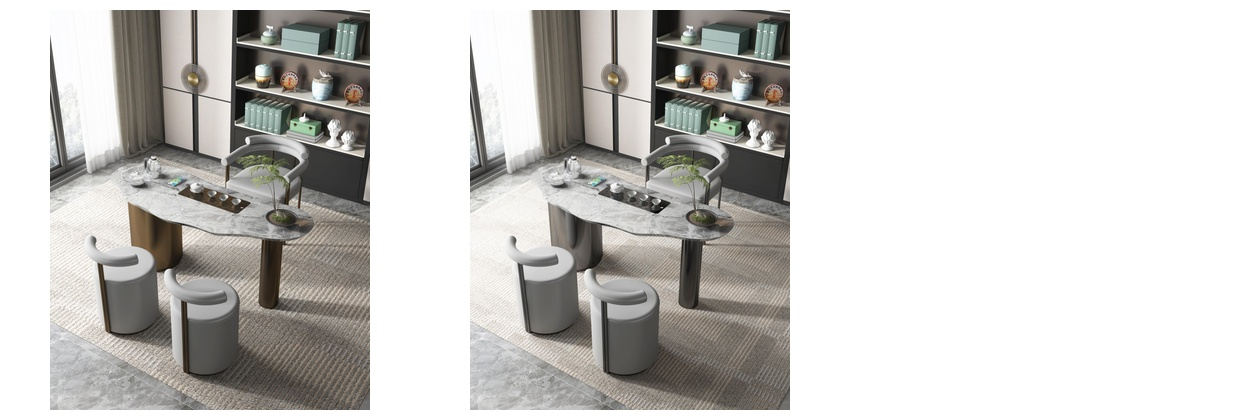
#> input picture backend/data/collages/20251223_113319_102525d2/CZ-028B_41_collage.jpg, 1260 x 420 px
$ python -i simple_view_generator_20260106150613.py   (imports and definitions only)
#> lines starting #> are read from the running program, lines starting #| are printed output that depends on the picture; after the words box and inside, x2 and y2 are one past the last pixel; in counts of white or black regions, pixels touching at a corner belong together
#> further down, picture is the input picture: PIL image 1260x420 RGB; mean R, G, B 203.8, 202.3, 199.7
"""
Simple View Generator - No AI Models Required
Uses basic image transformations to create approximate side views
Zero downloads, fast processing, minimal memory
"""
import numpy as np
import cv2
from PIL import Image, ImageFilter, ImageEnhance
from typing import Optional, Dict, Tuple
from io import BytesIO


def remove_background_simple(image: Image.Image) -> Image.Image:
    """Simple background removal using color thresholding"""
    try:
        # Convert to numpy array
        img_array = np.array(image.convert('RGBA'))

        # Create mask for white/light backgrounds
        gray = cv2.cvtColor(img_array[:,:,:3], cv2.COLOR_RGB2GRAY)
        _, mask = cv2.threshold(gray, 240, 255, cv2.THRESH_BINARY_INV)
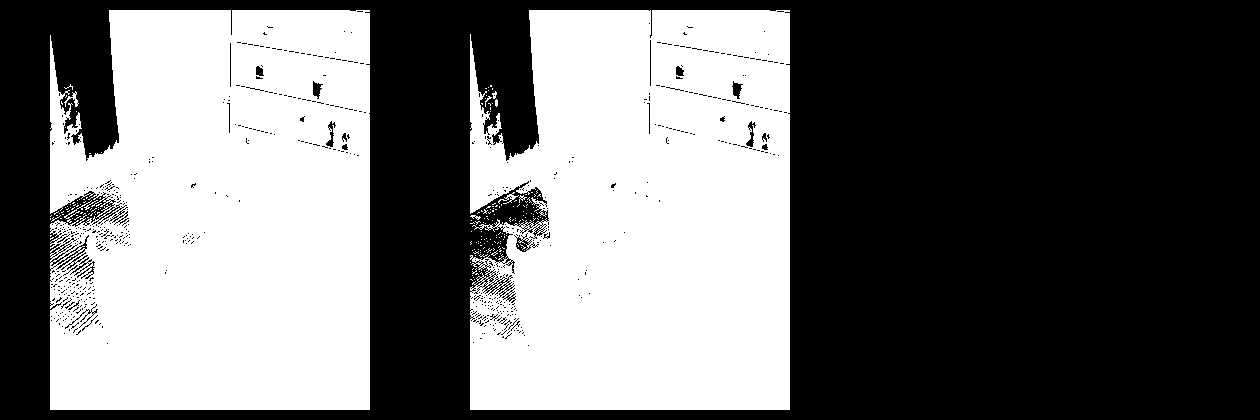
#> mask: shape (420, 1260); 44% white; 202 white regions (191 under 20 px), largest, box (x1, y1, x2, y2) and area: (50, 10, 370, 410) 116920, (470, 10, 790, 410) 115046, (64, 91, 79, 107) 73

        # Apply morphological operations to clean up
        kernel = np.ones((3, 3), np.uint8)
        mask = cv2.morphologyEx(mask, cv2.MORPH_CLOSE, kernel)
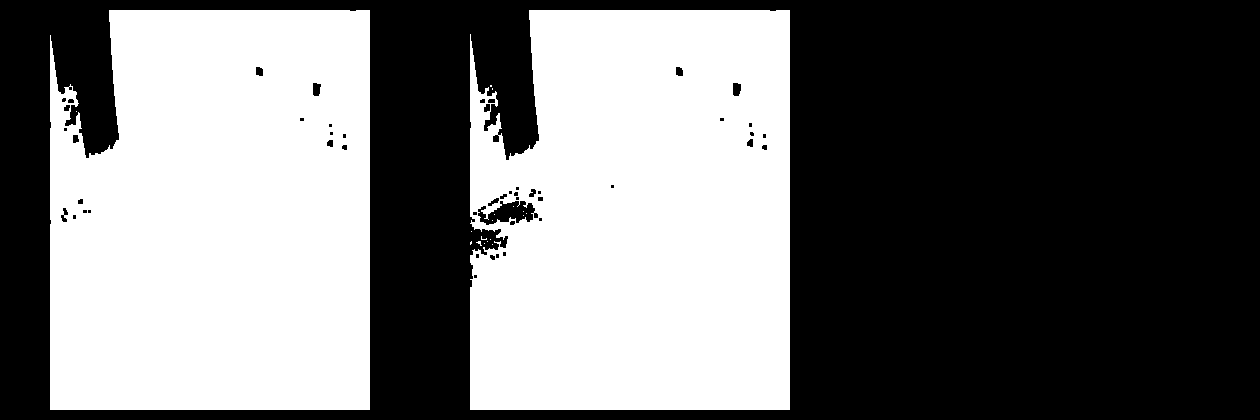
#> mask: shape (420, 1260); 45.2% white; 19 white regions (17 under 20 px), largest, box (x1, y1, x2, y2) and area: (50, 10, 370, 410) 120477, (470, 10, 790, 410) 118567
        mask = cv2.morphologyEx(mask, cv2.MORPH_OPEN, kernel)
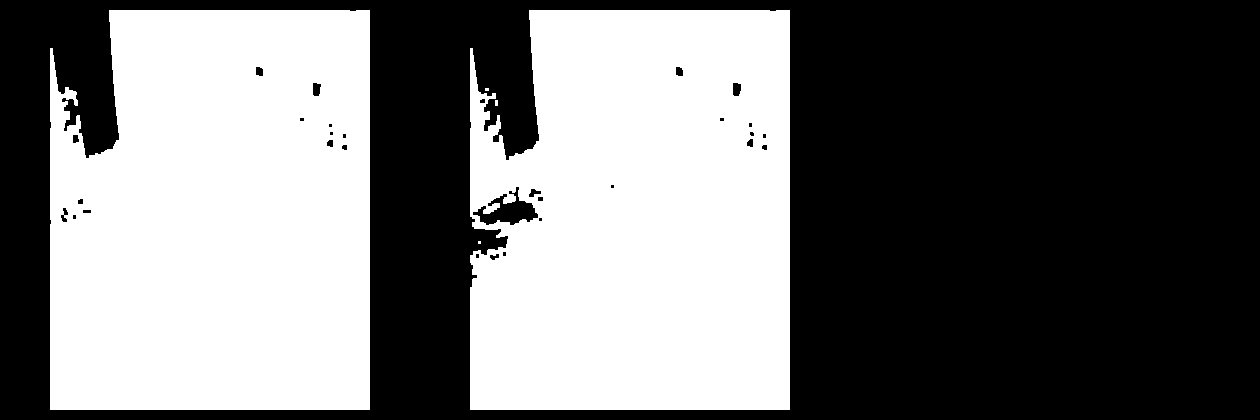
#> mask: shape (420, 1260); 45.1% white; 5 white regions (3 under 20 px), largest, box (x1, y1, x2, y2) and area: (50, 10, 370, 410) 120394, (470, 10, 790, 410) 118296

        # Apply mask to alpha channel
        img_array[:, :, 3] = mask

        return Image.fromarray(img_array, 'RGBA')
    except:
        return image.convert('RGBA')


# [298 lines left out: functions estimate_depth_simple, create_perspective_transform, create_depth_based_view, enhance_view, generate_cardinal_views_simple, generate_multi_angle_views_simple and 2 more, not called in this run]

>>> from PIL import Image
>>> picture = Image.open('../../backend/data/collages/20251223_113319_102525d2/CZ-028B_41_collage.jpg')
>>> result = remove_background_simple(picture)

$ run again, on backend/data/collages/20251223_113319_102525d2/CZ-082_22_collage.jpg
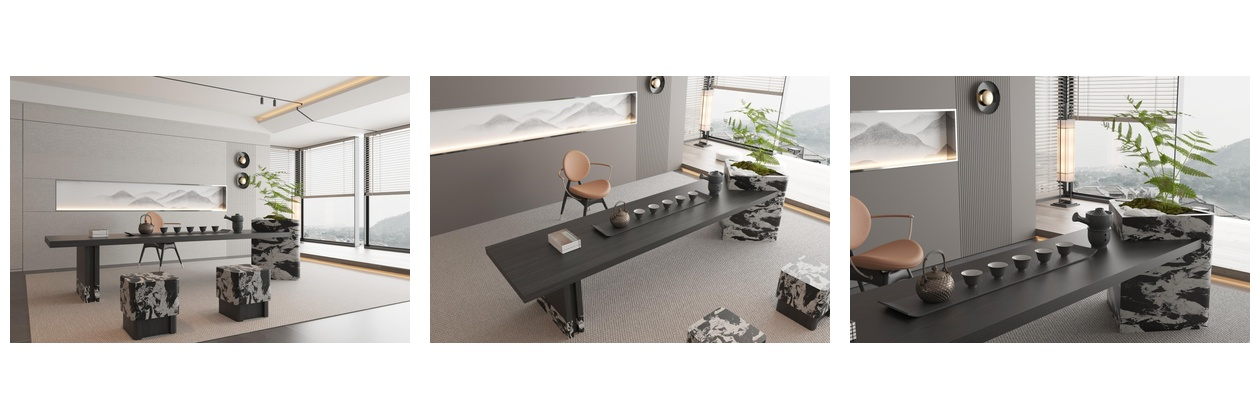
#> input picture backend/data/collages/20251223_113319_102525d2/CZ-082_22_collage.jpg, 1260 x 420 px
#> picture is the input picture: PIL image 1260x420 RGB; mean R, G, B 192.2, 189.2, 185.7
#> in remove_background_simple, `_, mask = cv2.threshold(gray, 240, 255, cv2.THRESH_BINARY_INV)`:
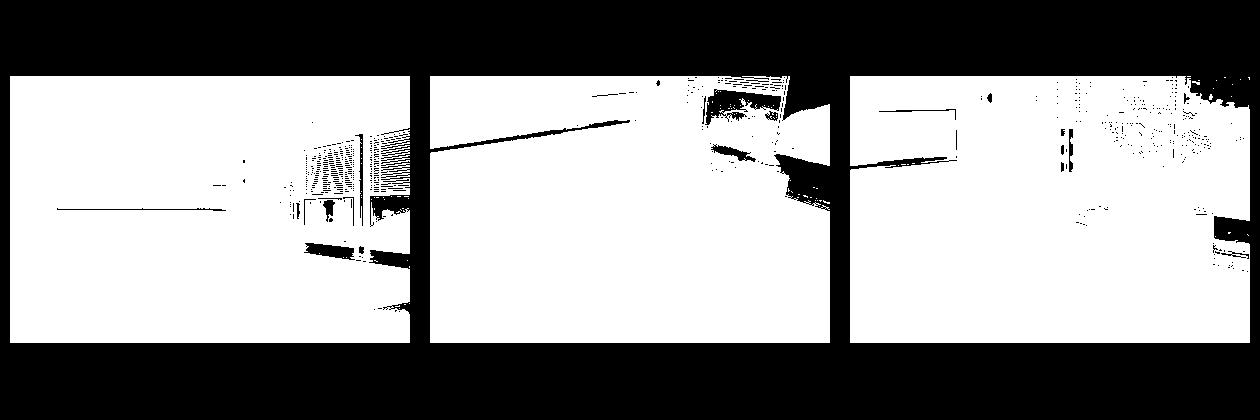
#> mask: shape (420, 1260); 57.9% white; 652 black regions (626 under 20 px), largest, box (x1, y1, x2, y2) and area: (0, 0, 1260, 420) 217576, (705, 89, 781, 125) 1339, (304, 243, 355, 260) 525
#> in remove_background_simple, `mask = cv2.morphologyEx(mask, cv2.MORPH_CLOSE, kernel)`:
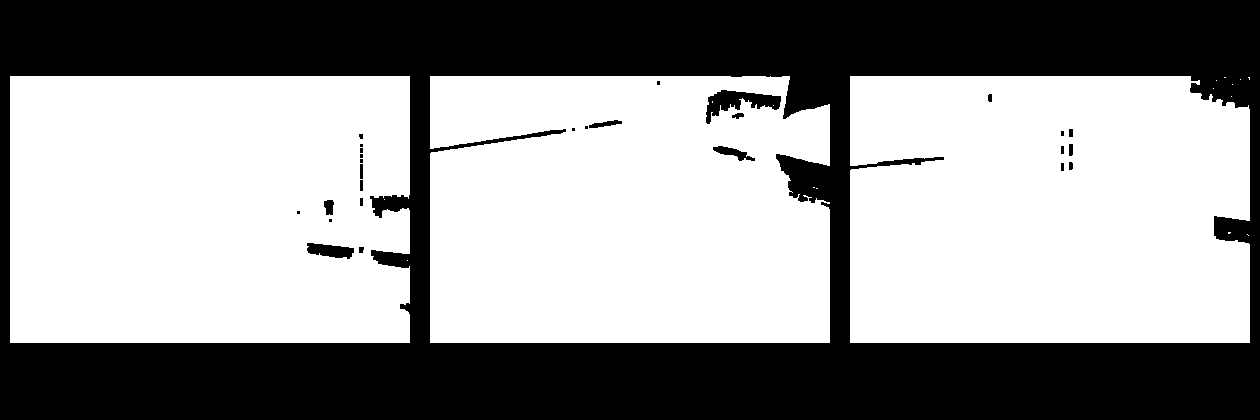
#> mask: shape (420, 1260); 58.6% white; 28 black regions (11 under 20 px), largest, box (x1, y1, x2, y2) and area: (0, 0, 1260, 420) 216320, (706, 90, 781, 124) 1112, (307, 243, 354, 259) 497
